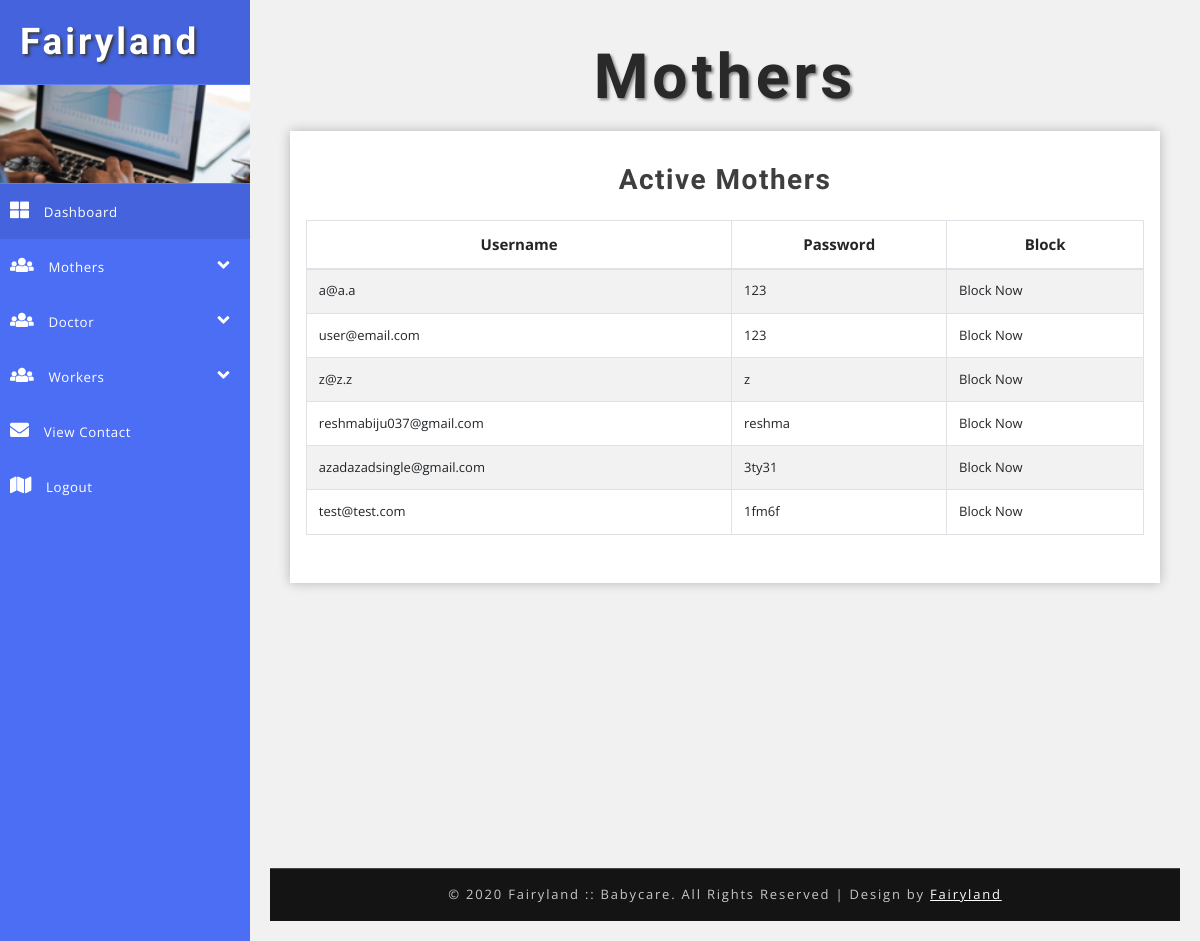
The app's page /view_active_users/ with its own data.
### publicapp/models.py (models this page shows)
class tbl_log(models.Model):
    username=models.CharField(max_length=100)
    password=models.CharField(max_length=50)
    usertype=models.CharField(max_length=50)

### adminapp/views.py (the view)
# urls.py: url(r'^view_active_users/$',view_active_users,name="view_active_users"),
def view_active_users(request):
    data=tbl_log.objects.filter(usertype='mother')
    return render(request,"adminapp/view_active_users.html",{'data':data})

### adminapp/templates/adminapp/view_active_users.html
{% extends "adminapp/alayout.html" %}
{% block content %}
<body>
    <div class="wrapper">
        <div id="content">
            <h2 class="main-title-w3layouts mb-2 text-center">Mothers</h2>
            <section class="grids-section bd-content">
                <div class="outer-w3-agile mt-3">
                    <h4 class="tittle-w3-agileits mb-4">Active Mothers</h4>
                    <table class="table table-bordered table-striped">
                        <thead>
                            <tr>
                                <th class="text-center">
                                    Username
                                </th>
                                <th class="text-center">
                                    Password
                                </th>
                                <th class="text-center">
                                    Block
                                </th>
                            </tr>
                        </thead>
                        <tbody>
                            {% for i in data %}
                            <tr>
                                <td>{{i.username}}</td>
                                <td>{{i.password}}</td>
                                <td><a href="{% url 'delete' id=i.id%}">Block Now</a></td>
                            </tr>
                            {% endfor %}
                        </tbody>
                    </table>
                </div>
            </section>
        </div>
    </div>
</body>
{% endblock %}

### adminapp/static/adminapp/css/style.css (style rules this page uses)
html, body { margin: 0; font-size: 100%; font-family: 'Open Sans', sans-serif; background: #fff; }
body a { text-decoration: none; transition: 0.5s all; -webkit-transition: 0.5s all; -moz-transition: 0.5s all; -o-transition: 0.5s all; -ms-transition: 0.5s all; }
h1, h2, h3, h4, h5, h6 { margin: 0; font-family: 'Poiret One', cursive; font-weight: 700; }
.outer-w3-agile { padding: 2em 1em; -webkit-box-shadow: 0px 0px 11px 0px rgba(0, 0, 0, 0.25); -moz-box-shadow: 0px 0px 11px 0px rgba(0, 0, 0, 0.25); box-shadow: 0px 0px 11px 0px rgba(0, 0, 0, 0.25); background: #fff; }
h2.main-title-w3layouts { font-size: 3.9em; letter-spacing: 4px; color: #292929; text-shadow: 2px 2px 3px #838386; text-transform: capitalize; }
h4.tittle-w3-agileits { font-size: 2em; letter-spacing: 1.5px; font-weight: 600; color: #3e3e3e; text-align: center; }
.table th, .table td { padding: 0.74rem; vertical-align: top; border-top: 1px solid #dee2e6; font-size: 13px; }
.table th { color: #252525; font-size: 15px; }
@media (max-width:1280px) { h4.tittle-w3-agileits { font-size: 1.75em; } }

### adminapp/static/adminapp/css/style4.css (style rules this page uses)
body { font-family: 'Open Sans', sans-serif; background: #f1f1f1; }
a, a:hover, a:focus { color: inherit; text-decoration: none; transition: all 0.3s; }
.wrapper { display: flex; align-items: stretch; }
#content { padding: 20px; min-height: 100vh; transition: all 0.3s; overflow: hidden; width: 100%; }

### records on screen
tbl_log: username "a@a.a", password "123"
tbl_log: username "user@email.com", password "123"
tbl_log: username "z@z.z", password "z"
tbl_log: username "reshmabiju037@gmail.com", password "reshma"
tbl_log: username "azadazadsingle@gmail.com", password "3ty31"
tbl_log: username "test@test.com", password "1fm6f"
